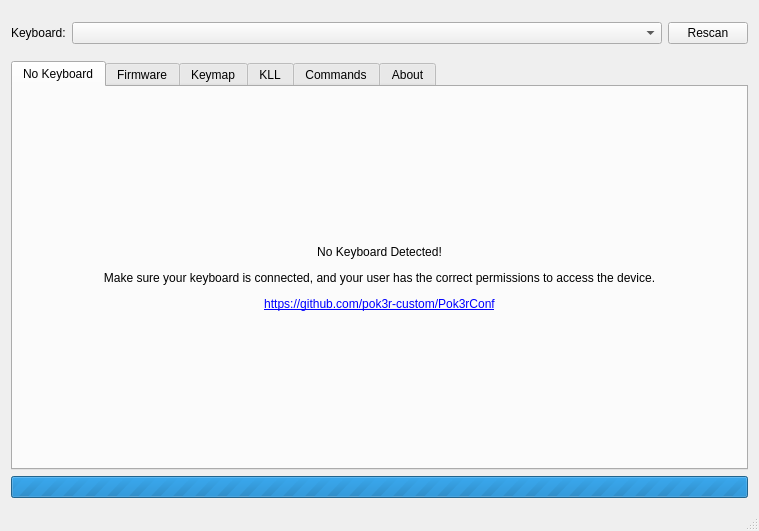
<?xml version="1.0" encoding="UTF-8"?>
<ui version="4.0">
 <class>MainWindow</class>
 <widget class="QMainWindow" name="MainWindow">
  <property name="geometry">
   <rect>
    <x>0</x>
    <y>0</y>
    <width>759</width>
    <height>531</height>
   </rect>
  </property>
  <property name="windowTitle">
   <string>Pok3rConf</string>
  </property>
  <widget class="QWidget" name="centralWidget">
   <layout class="QVBoxLayout" name="verticalLayout">
    <item>
     <widget class="QWidget" name="selectionWidget" native="true">
      <property name="sizePolicy">
       <sizepolicy hsizetype="Preferred" vsizetype="Minimum">
        <horstretch>0</horstretch>
        <verstretch>0</verstretch>
       </sizepolicy>
      </property>
      <layout class="QHBoxLayout" name="horizontalLayout">
       <property name="leftMargin">
        <number>0</number>
       </property>
       <property name="rightMargin">
        <number>0</number>
       </property>
       <item>
        <widget class="QLabel" name="label_4">
         <property name="text">
          <string>Keyboard:</string>
         </property>
        </widget>
       </item>
       <item>
        <widget class="QComboBox" name="keyboardSelect">
         <property name="sizePolicy">
          <sizepolicy hsizetype="Expanding" vsizetype="Fixed">
           <horstretch>0</horstretch>
           <verstretch>0</verstretch>
          </sizepolicy>
         </property>
         <property name="currentText">
          <string/>
         </property>
        </widget>
       </item>
       <item>
        <widget class="QPushButton" name="rescanButton">
         <property name="text">
          <string>Rescan</string>
         </property>
        </widget>
       </item>
      </layout>
     </widget>
    </item>
    <item>
     <widget class="QTabWidget" name="tabWidget">
      <property name="currentIndex">
       <number>0</number>
      </property>
      <widget class="QWidget" name="noTab">
       <attribute name="title">
        <string>No Keyboard</string>
       </attribute>
       <layout class="QVBoxLayout" name="verticalLayout_10">
        <item>
         <layout class="QVBoxLayout" name="verticalLayout_9">
          <item>
           <spacer name="verticalSpacer_6">
            <property name="orientation">
             <enum>Qt::Vertical</enum>
            </property>
            <property name="sizeHint" stdset="0">
             <size>
              <width>20</width>
              <height>40</height>
             </size>
            </property>
           </spacer>
          </item>
          <item>
           <widget class="QLabel" name="label_3">
            <property name="text">
             <string>&lt;!DOCTYPE HTML PUBLIC &quot;-//W3C//DTD HTML 4.0//EN&quot; &quot;http://www.w3.org/TR/REC-html40/strict.dtd&quot;&gt;
&lt;html&gt;&lt;head&gt;&lt;meta name=&quot;qrichtext&quot; content=&quot;1&quot; /&gt;&lt;style type=&quot;text/css&quot;&gt;
p, li { white-space: pre-wrap; }
&lt;/style&gt;&lt;/head&gt;&lt;body&gt;
&lt;p&gt;&lt;span&gt;No Keyboard Detected!&lt;/span&gt;&lt;/p&gt;
&lt;p&gt;&lt;span&gt;Make sure your keyboard is connected, and your user has the correct permissions to access the device.&lt;/span&gt;&lt;/p&gt;
&lt;p&gt;&lt;a href=&quot;https://github.com/pok3r-custom/Pok3rConf&quot;&gt;&lt;span&gt;https://github.com/pok3r-custom/Pok3rConf&lt;/span&gt;&lt;/a&gt;&lt;/p&gt;&lt;/body&gt;&lt;/html&gt;</string>
            </property>
            <property name="alignment">
             <set>Qt::AlignCenter</set>
            </property>
            <property name="wordWrap">
             <bool>true</bool>
            </property>
            <property name="openExternalLinks">
             <bool>true</bool>
            </property>
           </widget>
          </item>
          <item>
           <spacer name="verticalSpacer_7">
            <property name="orientation">
             <enum>Qt::Vertical</enum>
            </property>
            <property name="sizeHint" stdset="0">
             <size>
              <width>20</width>
              <height>40</height>
             </size>
            </property>
           </spacer>
          </item>
         </layout>
        </item>
       </layout>
      </widget>
      <widget class="QWidget" name="firmwareTab">
       <attribute name="title">
        <string>Firmware</string>
       </attribute>
       <layout class="QVBoxLayout" name="verticalLayout_3">
        <item>
         <spacer name="verticalSpacer_3">
          <property name="orientation">
           <enum>Qt::Vertical</enum>
          </property>
          <property name="sizeHint" stdset="0">
           <size>
            <width>386</width>
            <height>9</height>
           </size>
          </property>
         </spacer>
        </item>
        <item>
         <widget class="QWidget" name="widget_2" native="true">
          <layout class="QVBoxLayout" name="verticalLayout_5">
           <item>
            <widget class="QLabel" name="keyboardName">
             <property name="text">
              <string>keyboard name</string>
             </property>
             <property name="alignment">
              <set>Qt::AlignCenter</set>
             </property>
            </widget>
           </item>
           <item>
            <widget class="QLabel" name="firmwareVersion">
             <property name="text">
              <string>firmware version</string>
             </property>
             <property name="alignment">
              <set>Qt::AlignCenter</set>
             </property>
            </widget>
           </item>
           <item>
            <widget class="QLabel" name="supported">
             <property name="text">
              <string>keyboard supported</string>
             </property>
             <property name="alignment">
              <set>Qt::AlignCenter</set>
             </property>
            </widget>
           </item>
          </layout>
         </widget>
        </item>
        <item>
         <spacer name="verticalSpacer">
          <property name="orientation">
           <enum>Qt::Vertical</enum>
          </property>
          <property name="sizeHint" stdset="0">
           <size>
            <width>20</width>
            <height>40</height>
           </size>
          </property>
         </spacer>
        </item>
        <item>
         <widget class="QPushButton" name="flashButton">
          <property name="text">
           <string>Flash qmk-pok3r</string>
          </property>
         </widget>
        </item>
        <item>
         <spacer name="verticalSpacer_4">
          <property name="orientation">
           <enum>Qt::Vertical</enum>
          </property>
          <property name="sizeHint" stdset="0">
           <size>
            <width>20</width>
            <height>40</height>
           </size>
          </property>
         </spacer>
        </item>
       </layout>
      </widget>
      <widget class="QWidget" name="keymapTab">
       <attribute name="title">
        <string>Keymap</string>
       </attribute>
       <layout class="QVBoxLayout" name="verticalLayout_4">
        <item>
         <widget class="QWidget" name="widget_4" native="true">
          <property name="sizePolicy">
           <sizepolicy hsizetype="Preferred" vsizetype="Minimum">
            <horstretch>0</horstretch>
            <verstretch>0</verstretch>
           </sizepolicy>
          </property>
          <layout class="QHBoxLayout" name="horizontalLayout_5">
           <property name="leftMargin">
            <number>0</number>
           </property>
           <property name="topMargin">
            <number>0</number>
           </property>
           <property name="rightMargin">
            <number>0</number>
           </property>
           <property name="bottomMargin">
            <number>0</number>
           </property>
           <item>
            <widget class="QLabel" name="label">
             <property name="text">
              <string>Layer:</string>
             </property>
            </widget>
           </item>
           <item>
            <widget class="QComboBox" name="layerSelection">
             <property name="sizePolicy">
              <sizepolicy hsizetype="Expanding" vsizetype="Fixed">
               <horstretch>0</horstretch>
               <verstretch>0</verstretch>
              </sizepolicy>
             </property>
            </widget>
           </item>
           <item>
            <widget class="QPushButton" name="newLayerButton">
             <property name="text">
              <string>New Layer</string>
             </property>
            </widget>
           </item>
          </layout>
         </widget>
        </item>
        <item>
         <widget class="QWidget" name="keymapTabLayout" native="true">
          <layout class="QVBoxLayout" name="verticalLayout_7">
           <property name="leftMargin">
            <number>0</number>
           </property>
           <property name="topMargin">
            <number>0</number>
           </property>
           <property name="rightMargin">
            <number>0</number>
           </property>
           <property name="bottomMargin">
            <number>0</number>
           </property>
           <item>
            <widget class="KeymapWidget" name="keymap" native="true">
             <property name="sizePolicy">
              <sizepolicy hsizetype="Preferred" vsizetype="Expanding">
               <horstretch>0</horstretch>
               <verstretch>0</verstretch>
              </sizepolicy>
             </property>
            </widget>
           </item>
          </layout>
         </widget>
        </item>
       </layout>
      </widget>
      <widget class="QWidget" name="kllTab">
       <attribute name="title">
        <string>KLL</string>
       </attribute>
       <layout class="QVBoxLayout" name="verticalLayout_2">
        <item>
         <widget class="QPlainTextEdit" name="kllEdit"/>
        </item>
       </layout>
      </widget>
      <widget class="QWidget" name="commandsTab">
       <attribute name="title">
        <string>Commands</string>
       </attribute>
       <layout class="QGridLayout" name="gridLayout">
        <item row="3" column="0" colspan="2">
         <widget class="QWidget" name="widget" native="true">
          <layout class="QHBoxLayout" name="horizontalLayout_3">
           <property name="leftMargin">
            <number>0</number>
           </property>
           <property name="rightMargin">
            <number>0</number>
           </property>
           <item>
            <widget class="QLineEdit" name="fileEdit"/>
           </item>
           <item>
            <widget class="QPushButton" name="browseButton">
             <property name="sizePolicy">
              <sizepolicy hsizetype="Minimum" vsizetype="Fixed">
               <horstretch>0</horstretch>
               <verstretch>0</verstretch>
              </sizepolicy>
             </property>
             <property name="text">
              <string>Browse...</string>
             </property>
            </widget>
           </item>
           <item>
            <widget class="QPushButton" name="uploadButton">
             <property name="text">
              <string>Upload</string>
             </property>
            </widget>
           </item>
          </layout>
         </widget>
        </item>
        <item row="1" column="0">
         <widget class="QPushButton" name="rebootButton">
          <property name="text">
           <string>Reboot</string>
          </property>
         </widget>
        </item>
        <item row="1" column="1">
         <widget class="QPushButton" name="bootButton">
          <property name="text">
           <string>Bootloader</string>
          </property>
         </widget>
        </item>
        <item row="4" column="0" colspan="2">
         <spacer name="verticalSpacer_2">
          <property name="orientation">
           <enum>Qt::Vertical</enum>
          </property>
          <property name="sizeHint" stdset="0">
           <size>
            <width>20</width>
            <height>40</height>
           </size>
          </property>
         </spacer>
        </item>
        <item row="2" column="0" colspan="2">
         <widget class="QWidget" name="widget_3" native="true">
          <layout class="QHBoxLayout" name="horizontalLayout_4">
           <property name="leftMargin">
            <number>0</number>
           </property>
           <property name="rightMargin">
            <number>0</number>
           </property>
           <item>
            <widget class="QLineEdit" name="versionEdit"/>
           </item>
           <item>
            <widget class="QPushButton" name="setVersionButton">
             <property name="text">
              <string>Set Version</string>
             </property>
            </widget>
           </item>
          </layout>
         </widget>
        </item>
       </layout>
      </widget>
      <widget class="QWidget" name="aboutTab">
       <attribute name="title">
        <string>About</string>
       </attribute>
       <layout class="QVBoxLayout" name="verticalLayout_6">
        <item>
         <widget class="QLabel" name="version">
          <property name="text">
           <string>Version: Unknown</string>
          </property>
         </widget>
        </item>
        <item>
         <widget class="QLabel" name="label_2">
          <property name="text">
           <string>&lt;html&gt;&lt;head/&gt;&lt;body&gt;&lt;p&gt;&lt;a href=&quot;https://github.com/pok3r-custom/Pok3rConf&quot;&gt;&lt;span style=&quot; text-decoration: underline; color:#0000ff;&quot;&gt;https://github.com/pok3r-custom/Pok3rConf&lt;/span&gt;&lt;/a&gt;&lt;/p&gt;&lt;/body&gt;&lt;/html&gt;</string>
          </property>
          <property name="openExternalLinks">
           <bool>true</bool>
          </property>
         </widget>
        </item>
        <item>
         <spacer name="verticalSpacer_5">
          <property name="orientation">
           <enum>Qt::Vertical</enum>
          </property>
          <property name="sizeHint" stdset="0">
           <size>
            <width>20</width>
            <height>40</height>
           </size>
          </property>
         </spacer>
        </item>
       </layout>
      </widget>
     </widget>
    </item>
    <item>
     <widget class="QProgressBar" name="progressBar">
      <property name="maximum">
       <number>0</number>
      </property>
      <property name="value">
       <number>-1</number>
      </property>
      <property name="textVisible">
       <bool>false</bool>
      </property>
     </widget>
    </item>
   </layout>
  </widget>
  <widget class="QMenuBar" name="menuBar">
   <property name="geometry">
    <rect>
     <x>0</x>
     <y>0</y>
     <width>759</width>
     <height>22</height>
    </rect>
   </property>
  </widget>
  <widget class="QStatusBar" name="statusBar"/>
 </widget>
 <layoutdefault spacing="6" margin="11"/>
 <customwidgets>
  <customwidget>
   <class>KeymapWidget</class>
   <extends>QWidget</extends>
   <header>editor/keymapwidget.h</header>
   <container>1</container>
  </customwidget>
 </customwidgets>
 <resources/>
 <connections/>
</ui>
